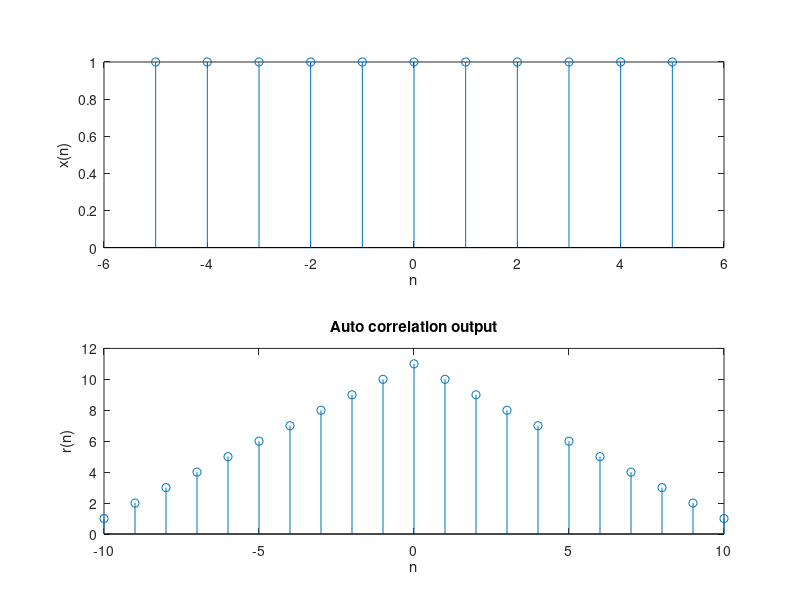

Write the MATLAB code that produced this figure.
clc;
clear all;
close all;
n=-5:5;
x=ones(1,11);
[Rxx,lag]=xcorr(x,x);
disp('auto correlation sequence Rxx(n) is :');
disp(Rxx);
subplot(2,1,1);
stem(n,x);
xlabel('n');
ylabel('x(n)');
subplot(2,1,2);
stem(lag,Rxx);
title('Auto correlation output');
xlabel('n');
ylabel('r(n)');